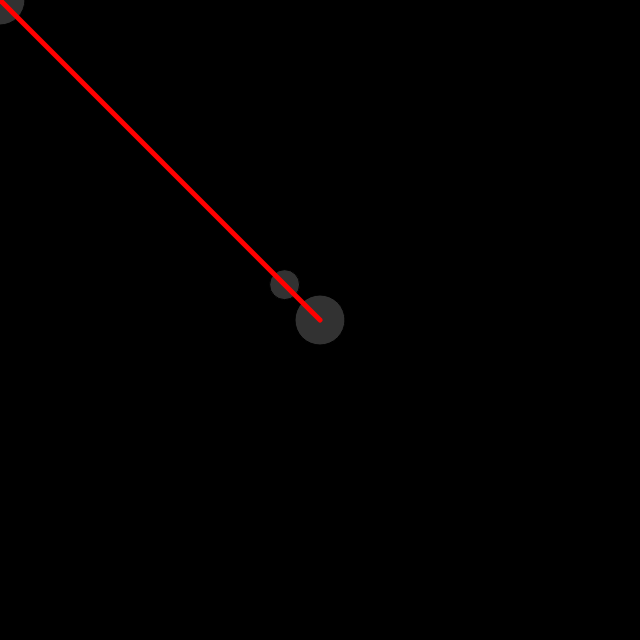
Frame 1 (no input)
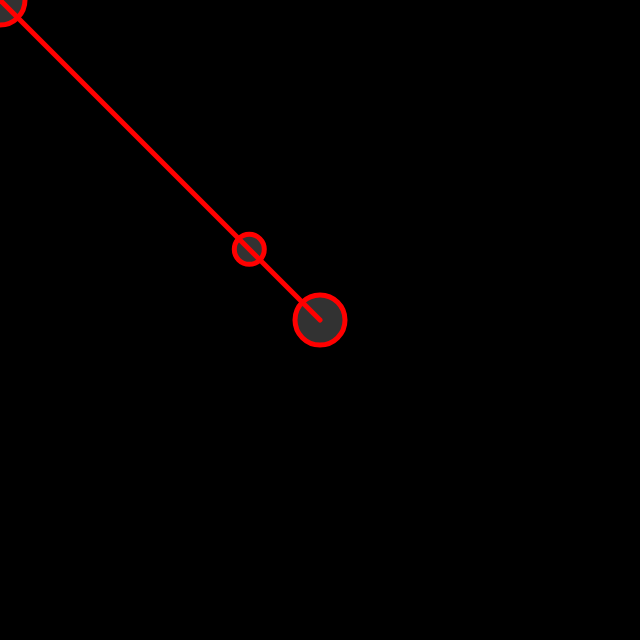
Frame 60 (no input)
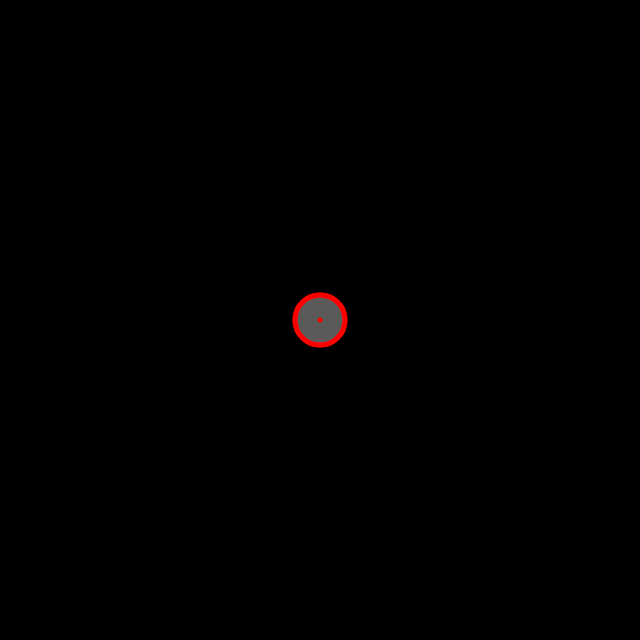
Frame 120 (the mouse pressed at the canvas centre since frame 60)

The p5.js sketch that drew these frames (run headless with seeded random() and noise() and a simulated clock; from frame 60 on, the mouse is pressed at the canvas centre):

// p5.js sketch
// ── sketch.js
// just draws a circle


var pointA;
var pointC;

function setup() {
	// create a place to draw
	createCanvas(640, 640);

	pointA = {
		x: 320,
		y: 320
	};

	pointC = {
		x: 320,
		y: 320
	};

}


function draw() {
	// clear the background
	background(0, 0, 0);

	pointB = {
		x: mouseX,
		y: mouseY
	};

	var pointCT = findJoint(pointA, pointB, 100, 100, "down");
	pointC.x = lerp(pointC.x, pointCT.x, 0.5);
	pointC.y = lerp(pointC.y, pointCT.y, 0.5);


	fill(255, 255, 255, 50);
	ellipse(pointA.x, pointA.y, 50, 50);
	ellipse(pointB.x, pointB.y, 50, 50);
	ellipse(pointC.x, pointC.y, 30, 30);

	stroke(255);
	strokeWeight(5);
	// line(pointA.x, pointA.y, pointC.x, pointC.y);
	// line(pointC.x, pointC.y, pointB.x, pointB.y);

	noFill();
	stroke(255, 0, 0);
	bezier(pointA.x, pointA.y, pointC.x, pointC.y, pointC.x, pointC.y, pointB.x,
		pointB.y);

}

function findJoint(pointA, pointB, sideAC, sideBC, direction) {

	if (!direction) {
		direction = "positive";
	}

	var dX = pointB.x - pointA.x;
	var dY = pointB.y - pointA.y;
	var d = dist(pointA.x, pointA.y, pointB.x, pointB.y); // distance between A and B

	if (sideAC + sideBC < d) { // circles too far apart
		sideBC = d - sideAC; // stretch BC
	}

	if (abs(sideAC - sideBC) > d) // circle inside circle
	{
		sideBC = sideAC - d; // strech BC
	}


	var pointR = {}; // the point on the line AB that intersects the raducial line (the line between the circle intersections)

	var dAR = ((sideAC * sideAC) - (sideBC * sideBC) + (d * d)) / (d * 2.0);

	pointR.x = pointA.x + (dX * dAR / d);
	pointR.y = pointA.y + (dY * dAR / d);


	// dRI distance from pointR to either of the intersections
	dRI = sqrt((sideAC * sideAC) - (dAR * dAR));
	if (isNaN(dRI)) {
		dRI = 0;
	}
	var offsetX = -dY * (dRI / d);
	var offsetY = dX * (dRI / d);

	var intersection1 = {
		x: pointR.x - offsetX,
		y: pointR.y - offsetY
	};

	var intersection2 = {
		x: pointR.x + offsetX,
		y: pointR.y + offsetY
	};


	if (direction === "one") {
		return intersection1;
	} else if (direction === "two") {
		return intersection2;
	} else if (direction === "down") {
		return intersection1.y > intersection2.y ? intersection1 : intersection2;
	} else if (direction === "up") {
		return intersection1.y < intersection2.y ? intersection1 : intersection2;
	}


	return intersection1;
}
